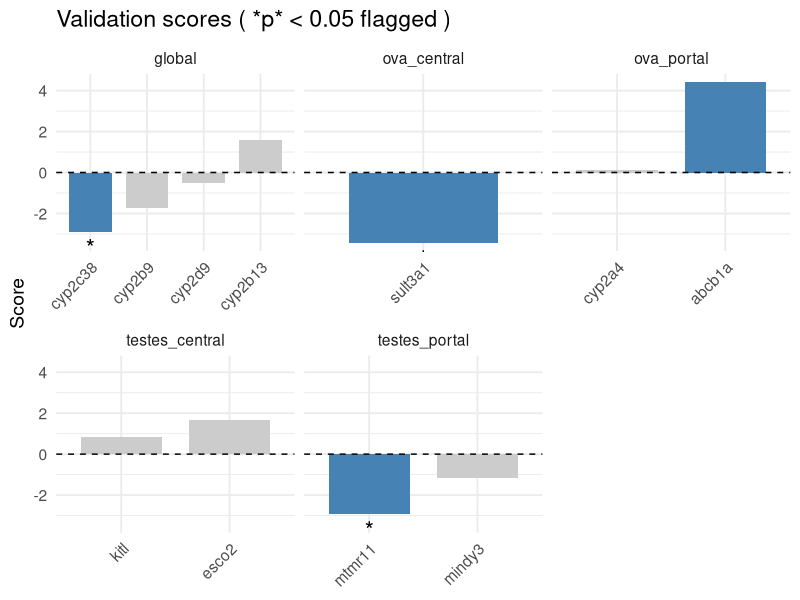
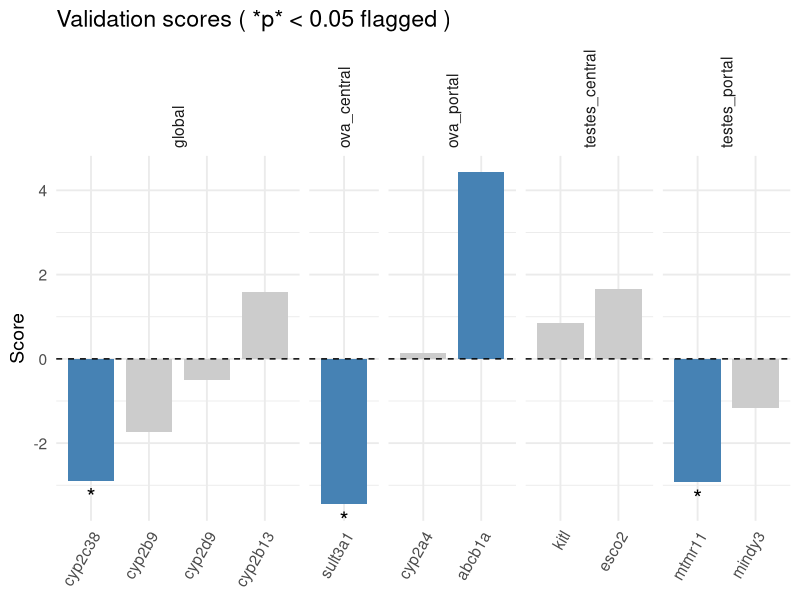
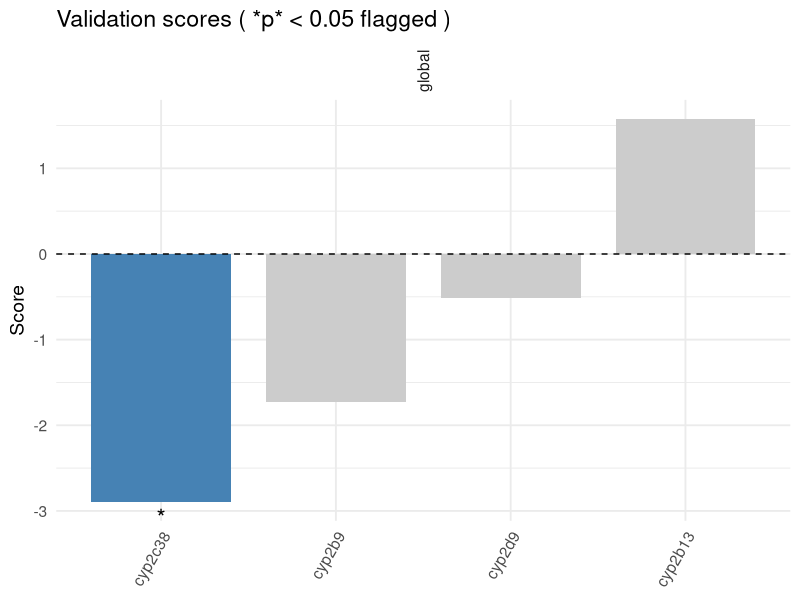
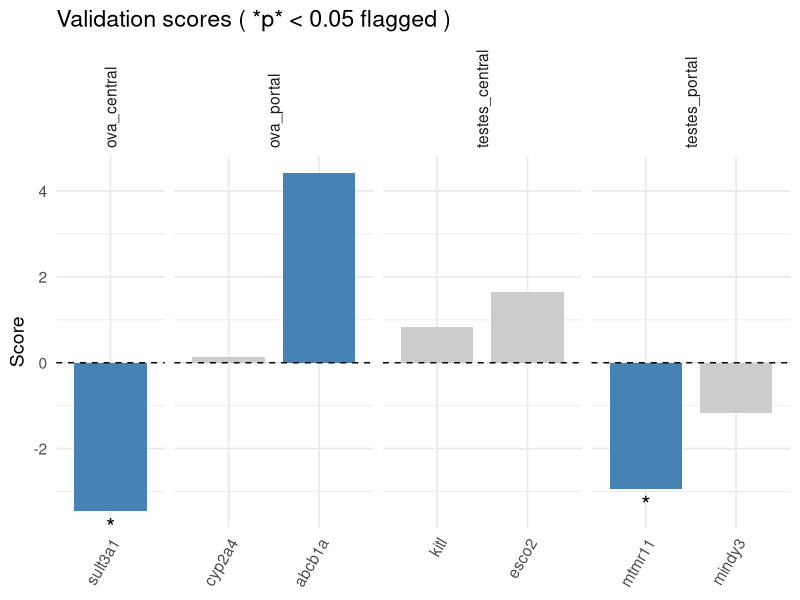

Recreate these plots in R, in order.
# ── libraries ────────────────────────────────────────────────────────────────
library(tidyverse)    # readr, dplyr, ggplot2, etc.

# ── import ───────────────────────────────────────────────────────────────────
df1 <- read_csv("results/in_vitro_validation/validation_scores_df_1.csv")
df2 <- read_csv("results/in_vitro_validation/validation_scores_df_1_sszb.csv")

# ── harmonise & merge ────────────────────────────────────────────────────────
df_comb <- df1 %>%
  mutate(gonade_zonation = "global") %>%            # add the missing column
  bind_rows(df2) %>%                                # stack the two dataframes
  mutate(
    significant = p_value < 0.05,                   # flag p‑value < 0.05
    condition   = fct_reorder(condition, score)     # order by score for plotting
  )

# ── plot ─────────────────────────────────────────────────────────────────────
plot_scores <- ggplot(df_comb,
                      aes(x = condition, y = score, fill = significant)) +
  geom_col(width = 0.75, show.legend = FALSE) +      # bar‑style
  geom_hline(yintercept = 0, linetype = "dashed") +  # 0 reference
  geom_text(aes(label = ifelse(significant, "*", "")),
            vjust = ifelse(df_comb$score > 0, -0.6, 1.4), size = 6) +
  scale_fill_manual(values = c(`TRUE`  = "steelblue",
                               `FALSE` = "grey80")) +
  facet_wrap(~ gonade_zonation, scales = "free_x") + # separate panels if desired
  labs(title = "Validation scores ( *p* < 0.05 flagged )",
       x = NULL, y = "Score") +
  theme_minimal(base_size = 14) +
  theme(axis.text.x = element_text(angle = 45, hjust = 1))

# ── display or save ─────────────────────────────────────────────────────────
print(plot_scores)
# ggsave("validation_scores_plot.png", plot_scores, width = 8, height = 5, dpi = 300)

# ── plot with harmonised bar widths ──────────────────────────────────────────
plot_scores <- ggplot(df_comb,
                      aes(x = condition, y = score, fill = significant)) +
  geom_col(width = 0.8, show.legend = FALSE) +
  geom_hline(yintercept = 0, linetype = "dashed") +
  geom_text(aes(label = ifelse(significant, "*", "")),
            vjust = ifelse(df_comb$score > 0, -0.6, 1.4), size = 6) +
  scale_fill_manual(values = c(`TRUE`  = "steelblue",
                               `FALSE` = "grey80")) +
  facet_grid(~ gonade_zonation,
             scales = "free_x",
             space  = "free_x") +
  labs(title = "Validation scores ( *p* < 0.05 flagged )",
       x = NULL, y = "Score") +
  theme_minimal(base_size = 14) +
  theme(
    axis.text.x  = element_text(angle = 60, hjust = 1),  # rotate condition names a bit more
    strip.text.x = element_text(angle = 90, vjust = 0.5, hjust = 0)  # rotate group labels
  )

print(plot_scores)

first_res <- df_comb[c(1:4),]
plot_scores <- ggplot(first_res,
                      aes(x = condition, y = score, fill = significant)) +
  geom_col(width = 0.8, show.legend = FALSE) +
  geom_hline(yintercept = 0, linetype = "dashed") +
  geom_text(aes(label = ifelse(significant, "*", "")),
            vjust = ifelse(first_res$score > 0, -0.6, 1.4), size = 6) +
  scale_fill_manual(values = c(`TRUE`  = "steelblue",
                               `FALSE` = "grey80")) +
  facet_grid(~ gonade_zonation,
             scales = "free_x",
             space  = "free_x") +
  labs(title = "Validation scores ( *p* < 0.05 flagged )",
       x = NULL, y = "Score") +
  theme_minimal(base_size = 14) +
  theme(
    axis.text.x  = element_text(angle = 60, hjust = 1),  # rotate condition names a bit more
    strip.text.x = element_text(angle = 90, vjust = 0.5, hjust = 0)  # rotate group labels
  )
print(plot_scores)


second_res <- df_comb[c(5:11),]
plot_scores <- ggplot(second_res,
                      aes(x = condition, y = score, fill = significant)) +
  geom_col(width = 0.8, show.legend = FALSE) +
  geom_hline(yintercept = 0, linetype = "dashed") +
  geom_text(aes(label = ifelse(significant, "*", "")),
            vjust = ifelse(second_res$score > 0, -0.6, 1.4), size = 6) +
  scale_fill_manual(values = c(`TRUE`  = "steelblue",
                               `FALSE` = "grey80")) +
  facet_grid(~ gonade_zonation,
             scales = "free_x",
             space  = "free_x") +
  labs(title = "Validation scores ( *p* < 0.05 flagged )",
       x = NULL, y = "Score") +
  theme_minimal(base_size = 14) +
  theme(
    axis.text.x  = element_text(angle = 60, hjust = 1),  # rotate condition names a bit more
    strip.text.x = element_text(angle = 90, vjust = 0.5, hjust = 0)  # rotate group labels
  )
print(plot_scores)
